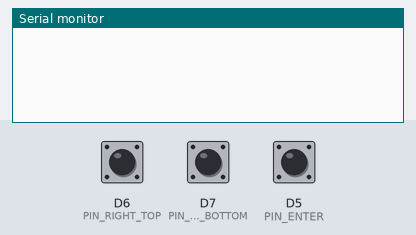
A sketch run on a simulated ESP8266 (NodeMCU). On the bench: the last lines printed to the serial monitor. The inputs (shaded band) are chosen by the test bench; at power-on: D6 (PIN_RIGHT_TOP) HIGH, D7 (PIN_RIGHT_BOTTOM) HIGH, D5 (PIN_ENTER) HIGH.

Above: at 1.2 s.
1.3 s: D6 (PIN_RIGHT_TOP) pulled LOW for 0.15 s
At 1.8 s:
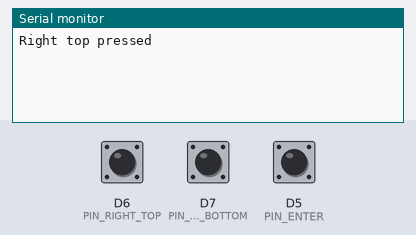
2.9 s: D7 (PIN_RIGHT_BOTTOM) pulled LOW for 0.15 s
At 3.5 s:
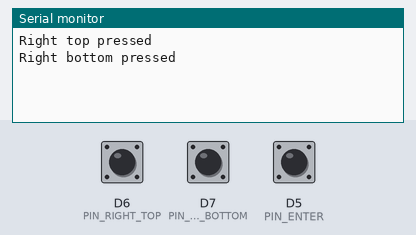
4.5 s: D5 (PIN_ENTER) pulled LOW for 0.15 s
At 5.6 s:
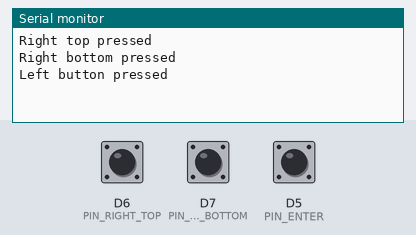

Measured:
- after the input at 1.3 s, the serial monitor: prints a new line after 0.17 s (image 1)
- after the input at 2.9 s, the serial monitor: prints a new line after 0.19 s (image 2)
- after the input at 4.5 s, the serial monitor: prints a new line after 0.18 s (image 3)

The sketch:

test_buttons_ace_serial.ino
```cpp
/*
   S K Y L I F T
   Test Switches using Ace Buttons library
   (no Wi-Fi functionality in this script)
*/


// ----------------------------------------
// Ace Buttons
// ----------------------------------------

#include <AceButton.h>
using namespace ace_button;

const byte PIN_ENTER = D5; // Left
const byte PIN_RIGHT_TOP = D6; // Right-top
const byte PIN_RIGHT_BOTTOM = D7; // Right-bottom
AceButton button_right_top(PIN_RIGHT_TOP);
AceButton button_right_bottom(PIN_RIGHT_BOTTOM);
AceButton button_enter(PIN_ENTER);
int switch_ms_threshold = 20;
long switch_ms_last = 0;


void setup() {
  Serial.begin(9600);

  pinMode(PIN_RIGHT_TOP, INPUT_PULLUP);
  pinMode(PIN_RIGHT_BOTTOM, INPUT_PULLUP);
  pinMode(PIN_ENTER, INPUT_PULLUP);

  // Right top Button
  ButtonConfig* buttonConfigUp = button_right_top.getButtonConfig();
  buttonConfigUp->setEventHandler(handleEvent);
  buttonConfigUp->setFeature(ButtonConfig::kFeatureClick);
  buttonConfigUp->setFeature(ButtonConfig::kFeatureDoubleClick);
  buttonConfigUp->setFeature(ButtonConfig::kFeatureLongPress);
  buttonConfigUp->setFeature(ButtonConfig::kFeatureRepeatPress);

  // Right bottom Button
  ButtonConfig* buttonConfigDown = button_right_bottom.getButtonConfig();
  buttonConfigDown->setEventHandler(handleEvent);
  buttonConfigDown->setFeature(ButtonConfig::kFeatureClick);
  buttonConfigDown->setFeature(ButtonConfig::kFeatureDoubleClick);
  buttonConfigDown->setFeature(ButtonConfig::kFeatureLongPress);
  buttonConfigDown->setFeature(ButtonConfig::kFeatureRepeatPress);

  // Left Enter Button
  ButtonConfig* buttonConfigEnter = button_enter.getButtonConfig();
  buttonConfigEnter->setEventHandler(handleEvent);
  buttonConfigEnter->setFeature(ButtonConfig::kFeatureClick);
  buttonConfigEnter->setFeature(ButtonConfig::kFeatureDoubleClick);
  buttonConfigEnter->setFeature(ButtonConfig::kFeatureLongPress);
  buttonConfigEnter->setFeature(ButtonConfig::kFeatureRepeatPress);
}


void loop() {
  if (millis() - switch_ms_last > switch_ms_threshold) {
    // threshold to reduce mcu load
    switch_ms_last = millis();
    // update AceButtons
    button_right_top.check();
    button_right_bottom.check();
    button_enter.check();
  }
}


// ------------------------------------------
// Button Callbacks
// ------------------------------------------

void on_button_right_top() {
  Serial.println("Right top pressed");
}
void on_button_right_bottom() {
  Serial.println("Right bottom pressed");
}
void on_button_enter() {
  Serial.println("Left button pressed");
}


void handleEvent(AceButton* button, uint8_t eventType, uint8_t buttonState) {
  switch (eventType) {
    case AceButton::kEventPressed:
      break;
    case AceButton::kEventReleased:
      uint8_t pin = button->getPin();
      switch (pin) {
        case PIN_RIGHT_TOP:
          on_button_right_top();
          break;
        case PIN_RIGHT_BOTTOM:
          on_button_right_bottom();
          break;
        case PIN_ENTER:
          on_button_enter();
          break;
      }
      break;
  }
}
```
